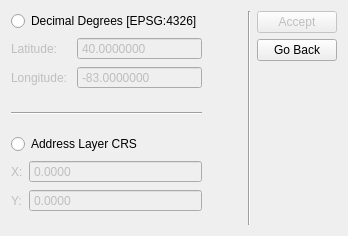
              <widget class="QWidget" name="page_2">
               <layout class="QGridLayout" name="gridLayout_12">
                <item row="0" column="0">
                 <layout class="QHBoxLayout" name="horizontalLayout_8" stretch="7,4,0,3">
                  <item>
                   <layout class="QVBoxLayout" name="verticalLayout_16">
                    <item>
                     <widget class="QRadioButton" name="rad_AddAddressByPoint_DD">
                      <property name="text">
                       <string>Decimal Degrees [EPSG:4326]</string>
                      </property>
                     </widget>
                    </item>
                    <item>
                     <layout class="QHBoxLayout" name="horizontalLayout_4" stretch="0,1">
                      <item>
                       <layout class="QVBoxLayout" name="verticalLayout_12">
                        <item>
                         <widget class="QLabel" name="lbl_AddAddressByPoint_Lat">
                          <property name="enabled">
                           <bool>false</bool>
                          </property>
                          <property name="text">
                           <string>Latitude: </string>
                          </property>
                         </widget>
                        </item>
                        <item>
                         <widget class="QLabel" name="lbl_AddAddressByPoint_Long">
                          <property name="enabled">
                           <bool>false</bool>
                          </property>
                          <property name="text">
                           <string>Longitude: </string>
                          </property>
                         </widget>
                        </item>
                       </layout>
                      </item>
                      <item>
                       <layout class="QVBoxLayout" name="verticalLayout_14">
                        <item>
                         <widget class="QDoubleSpinBox" name="dblsp_AddAddressByPoint_Lat">
                          <property name="enabled">
                           <bool>false</bool>
                          </property>
                          <property name="buttonSymbols">
                           <enum>QAbstractSpinBox::NoButtons</enum>
                          </property>
                          <property name="accelerated">
                           <bool>true</bool>
                          </property>
                          <property name="showGroupSeparator" stdset="0">
                           <bool>false</bool>
                          </property>
                          <property name="decimals">
                           <number>7</number>
                          </property>
                          <property name="minimum">
                           <double>38.000000000000000</double>
                          </property>
                          <property name="maximum">
                           <double>43.000000000000000</double>
                          </property>
                          <property name="singleStep">
                           <double>0.000000000000000</double>
                          </property>
                          <property name="value">
                           <double>40.000000000000000</double>
                          </property>
                         </widget>
                        </item>
                        <item>
                         <widget class="QDoubleSpinBox" name="dblsp_AddAddressByPoint_Long">
                          <property name="enabled">
                           <bool>false</bool>
                          </property>
                          <property name="buttonSymbols">
                           <enum>QAbstractSpinBox::NoButtons</enum>
                          </property>
                          <property name="accelerated">
                           <bool>true</bool>
                          </property>
                          <property name="showGroupSeparator" stdset="0">
                           <bool>false</bool>
                          </property>
                          <property name="decimals">
                           <number>7</number>
                          </property>
                          <property name="minimum">
                           <double>-86.000000000000000</double>
                          </property>
                          <property name="maximum">
                           <double>-80.000000000000000</double>
                          </property>
                          <property name="singleStep">
                           <double>0.000000000000000</double>
                          </property>
                          <property name="value">
                           <double>-83.000000000000000</double>
                          </property>
                         </widget>
                        </item>
                       </layout>
                      </item>
                     </layout>
                    </item>
                    <item>
                     <spacer name="verticalSpacer_6">
                      <property name="orientation">
                       <enum>Qt::Vertical</enum>
                      </property>
                      <property name="sizeHint" stdset="0">
                       <size>
                        <width>148</width>
                        <height>17</height>
                       </size>
                      </property>
                     </spacer>
                    </item>
                    <item>
                     <widget class="Line" name="line_4">
                      <property name="orientation">
                       <enum>Qt::Horizontal</enum>
                      </property>
                     </widget>
                    </item>
                    <item>
                     <spacer name="verticalSpacer_7">
                      <property name="orientation">
                       <enum>Qt::Vertical</enum>
                      </property>
                      <property name="sizeHint" stdset="0">
                       <size>
                        <width>138</width>
                        <height>13</height>
                       </size>
                      </property>
                     </spacer>
                    </item>
                    <item>
                     <widget class="QRadioButton" name="rad_AddAddressByPoint_LayerCRS">
                      <property name="text">
                       <string>Address Layer CRS</string>
                      </property>
                     </widget>
                    </item>
                    <item>
                     <layout class="QHBoxLayout" name="horizontalLayout_17" stretch="0,2">
                      <item>
                       <layout class="QVBoxLayout" name="verticalLayout_13">
                        <item>
                         <widget class="QLabel" name="lbl_AddAddressByPoint_X">
                          <property name="enabled">
                           <bool>false</bool>
                          </property>
                          <property name="text">
                           <string>X:</string>
                          </property>
                         </widget>
                        </item>
                        <item>
                         <widget class="QLabel" name="lbl_AddAddressByPoint_Y">
                          <property name="enabled">
                           <bool>false</bool>
                          </property>
                          <property name="text">
                           <string>Y:</string>
                          </property>
                         </widget>
                        </item>
                       </layout>
                      </item>
                      <item>
                       <layout class="QVBoxLayout" name="verticalLayout_15">
                        <item>
                         <widget class="QDoubleSpinBox" name="dblsp_AddAddressByPoint_X">
                          <property name="enabled">
                           <bool>false</bool>
                          </property>
                          <property name="buttonSymbols">
                           <enum>QAbstractSpinBox::NoButtons</enum>
                          </property>
                          <property name="accelerated">
                           <bool>true</bool>
                          </property>
                          <property name="showGroupSeparator" stdset="0">
                           <bool>false</bool>
                          </property>
                          <property name="decimals">
                           <number>4</number>
                          </property>
                          <property name="minimum">
                           <double>-10000000.000000000000000</double>
                          </property>
                          <property name="maximum">
                           <double>10000000.000000000000000</double>
                          </property>
                          <property name="singleStep">
                           <double>0.000000000000000</double>
                          </property>
                          <property name="value">
                           <double>0.000000000000000</double>
                          </property>
                         </widget>
                        </item>
                        <item>
                         <widget class="QDoubleSpinBox" name="dblsp_AddAddressByPoint_Y">
                          <property name="enabled">
                           <bool>false</bool>
                          </property>
                          <property name="buttonSymbols">
                           <enum>QAbstractSpinBox::NoButtons</enum>
                          </property>
                          <property name="accelerated">
                           <bool>true</bool>
                          </property>
                          <property name="showGroupSeparator" stdset="0">
                           <bool>false</bool>
                          </property>
                          <property name="decimals">
                           <number>4</number>
                          </property>
                          <property name="minimum">
                           <double>-10000000.000000000000000</double>
                          </property>
                          <property name="maximum">
                           <double>10000000.000000000000000</double>
                          </property>
                          <property name="singleStep">
                           <double>0.000000000000000</double>
                          </property>
                          <property name="value">
                           <double>0.000000000000000</double>
                          </property>
                         </widget>
                        </item>
                       </layout>
                      </item>
                     </layout>
                    </item>
                    <item>
                     <spacer name="verticalSpacer_2">
                      <property name="orientation">
                       <enum>Qt::Vertical</enum>
                      </property>
                      <property name="sizeHint" stdset="0">
                       <size>
                        <width>17</width>
                        <height>13</height>
                       </size>
                      </property>
                     </spacer>
                    </item>
                   </layout>
                  </item>
                  <item>
                   <spacer name="horizontalSpacer_8">
                    <property name="orientation">
                     <enum>Qt::Horizontal</enum>
                    </property>
                    <property name="sizeHint" stdset="0">
                     <size>
                      <width>40</width>
                      <height>20</height>
                     </size>
                    </property>
                   </spacer>
                  </item>
                  <item>
                   <widget class="Line" name="line_5">
                    <property name="orientation">
                     <enum>Qt::Vertical</enum>
                    </property>
                   </widget>
                  </item>
                  <item>
                   <layout class="QVBoxLayout" name="verticalLayout_32">
                    <item>
                     <widget class="QPushButton" name="btn_AddAddressByPoint_AcceptManualInput">
                      <property name="enabled">
                       <bool>false</bool>
                      </property>
                      <property name="text">
                       <string>Accept</string>
                      </property>
                     </widget>
                    </item>
                    <item>
                     <widget class="QPushButton" name="btn_AddAddressbyPoint_GoBack">
                      <property name="text">
                       <string>Go Back</string>
                      </property>
                     </widget>
                    </item>
                    <item>
                     <spacer name="verticalSpacer_3">
                      <property name="orientation">
                       <enum>Qt::Vertical</enum>
                      </property>
                      <property name="sizeHint" stdset="0">
                       <size>
                        <width>20</width>
                        <height>40</height>
                       </size>
                      </property>
                     </spacer>
                    </item>
                   </layout>
                  </item>
                 </layout>
                </item>
               </layout>
              </widget>
